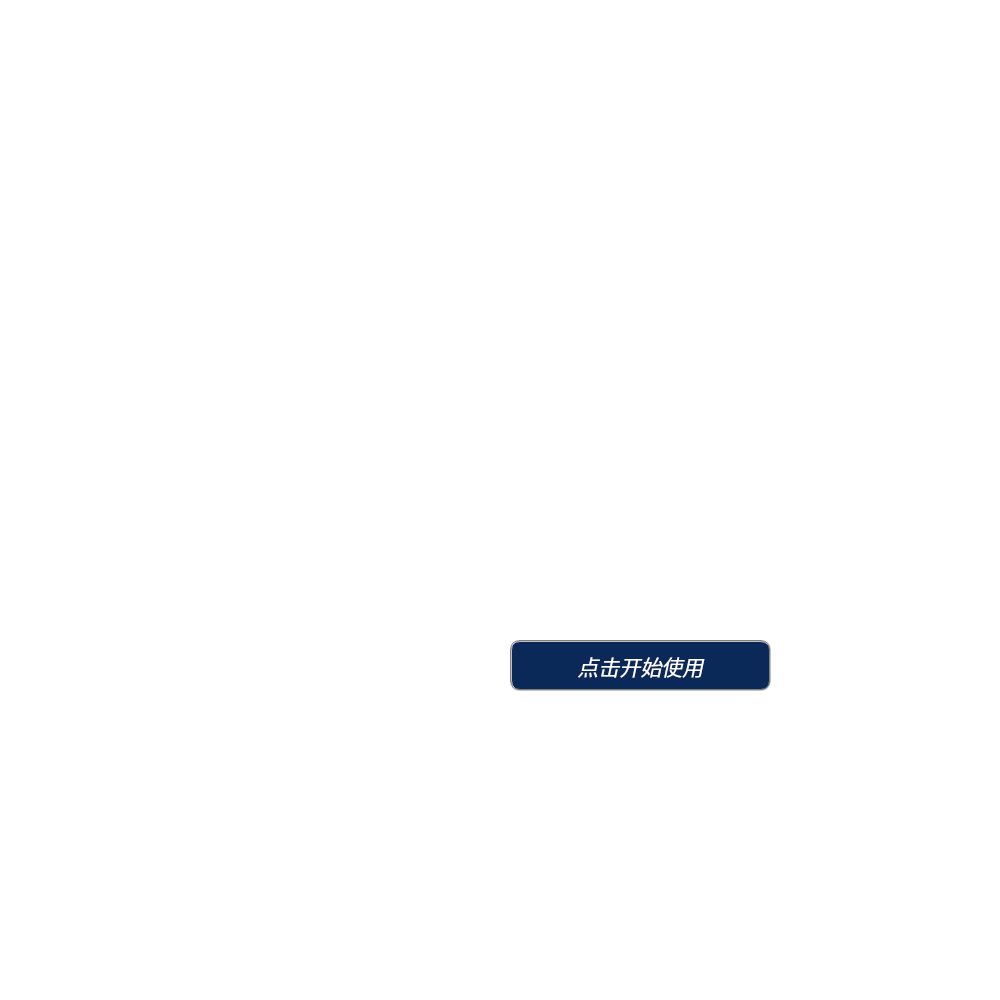
<?xml version="1.0" encoding="UTF-8"?>
<ui version="4.0">
 <class>MainWindow</class>
 <widget class="QMainWindow" name="MainWindow">
  <property name="geometry">
   <rect>
    <x>0</x>
    <y>0</y>
    <width>1000</width>
    <height>1000</height>
   </rect>
  </property>
  <property name="minimumSize">
   <size>
    <width>1000</width>
    <height>1000</height>
   </size>
  </property>
  <property name="maximumSize">
   <size>
    <width>1000</width>
    <height>1000</height>
   </size>
  </property>
  <property name="windowTitle">
   <string>Welcome</string>
  </property>
  <property name="windowIcon">
   <iconset resource="res.qrc">
    <normaloff>:/icon/icons/心脏跳动.png</normaloff>:/icon/icons/心脏跳动.png</iconset>
  </property>
  <widget class="QWidget" name="centralwidget">
   <widget class="QListView" name="listView">
    <property name="geometry">
     <rect>
      <x>-10</x>
      <y>-10</y>
      <width>1882</width>
      <height>1028</height>
     </rect>
    </property>
    <property name="minimumSize">
     <size>
      <width>1882</width>
      <height>1028</height>
     </size>
    </property>
    <property name="maximumSize">
     <size>
      <width>1882</width>
      <height>1028</height>
     </size>
    </property>
    <property name="font">
     <font>
      <weight>75</weight>
      <bold>true</bold>
     </font>
    </property>
    <property name="styleSheet">
     <string notr="true">background-image: url(:/images/images/个性艺术ppt-49.png);</string>
    </property>
    <property name="gridSize">
     <size>
      <width>1882</width>
      <height>1028</height>
     </size>
    </property>
   </widget>
   <widget class="QPushButton" name="begin_button">
    <property name="geometry">
     <rect>
      <x>510</x>
      <y>640</y>
      <width>261</width>
      <height>51</height>
     </rect>
    </property>
    <property name="font">
     <font>
      <family>Arial</family>
      <pointsize>16</pointsize>
      <weight>9</weight>
      <italic>true</italic>
      <bold>false</bold>
     </font>
    </property>
    <property name="styleSheet">
     <string notr="true">QPushButton{
	border-radius: 10px;  border: 2px groove gray;
	background-color: rgb(0, 0, 91);
	background-color: rgb(11, 41, 88);
font: 75 italic 14pt &quot;Bahnschrift&quot;;
font: 75 italic 12pt &quot;Arial Narrow&quot;;

    /*背景颜色*/  
    /*字体颜色为白色*/    
	color: rgb(255, 255, 255);
	font: 75 italic 12pt &quot;Arial&quot;;
	font: 75 italic 16pt &quot;Arial&quot;;
      
}
QPushButton:pressed
{
    
    /*按下时字向右移动4像素*/  
    padding-left:4px;
    /*按下时字向下移动4像素*/  
    padding-top:4px;
}</string>
    </property>
    <property name="text">
     <string>点击开始使用</string>
    </property>
   </widget>
  </widget>
 </widget>
 <resources>
  <include location="res.qrc"/>
 </resources>
 <connections/>
</ui>
